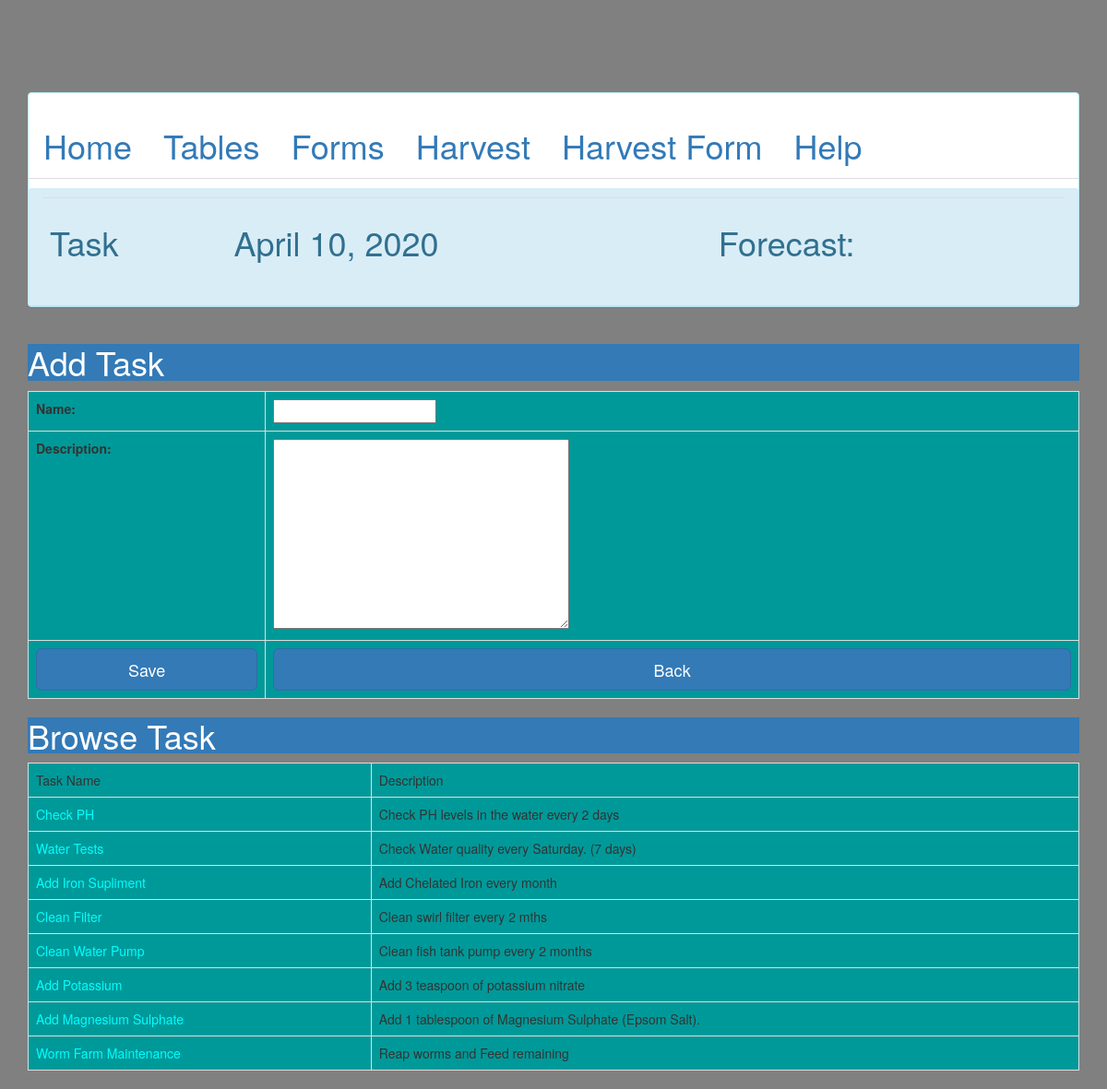
Screenshot of /aquaponics/tasks/ with the database file from the repository.
### aquaponics/models.py (models this page shows, shortened)
class tasks(models.Model):
	name = models.CharField(max_length=100)
	description = models.TextField(max_length=200)

### aquaponics/views.py (the view)
def task(request):
    work = tasks.objects.all()
    formtask = taskform(request.POST or None)
    if formtask.is_valid():
        instance = formtask.save(commit=False)
        instance.save()
        return HttpResponse("<br><br><center><h1>Task Entered</h1></center>")
    context={
        "work":work,
        "formtask":formtask,
        "icon":icon,
        "forecast":forecast,
        "today":today,
    }
    return render(request, "scheduletask.html", context)

### aquaponics/forms.py
class taskform(forms.ModelForm):
	class Meta:
		model = tasks
		fields = [
			"name",
			"description",
		]

### templates/scheduletask.html
{%extends "base1.html"%}
{% load staticfiles %}
{% load crispy_forms_tags %}
{%block title%}Task{%endblock%}
{%block 1%}
<div class = "d-inline p-2 bg-primary text-white">
<h1> Add Task</h1>
</div>
<table class="table table-bordered">
<tbody bgcolor="#009999">
<div class='row'>
<div class= 'col-sm-6 col-sm-offset-4'>
<form method='POST' action='' class = "col-sm-8">{% csrf_token %}
{{formtask.as_table}}
<tr>
<td>
<input type='submit' class="btn btn-primary btn-block btn-lg" value='Save' class="btn btn-primary"/>
</td>
<td>
<input type="button" class="btn btn-primary btn-block btn-lg" value="Back" onclick="javascript:history.go(-1);" class="btn btn-primary"/>
</td>
</tr>
</form>
</div>
</div>
</tbody>
</table>
<div class = "d-inline p-2 bg-primary text-white">
<h1>Browse Task</h1>
</div>
<table class="table table-bordered">
<tbody bgcolor="#009999">
<tr>
<td>Task Name</td>
<td>Description</td>
</tr>
{% for i in work %}
<tr>
<td>
<a href="{% url 'taskfrm' id=i.id%}", style="color: rgb(0,255,255)">{{i.name}}</a>
</td>
<td>
{{i.description}}
</td>
</tr>
{%endfor%}
</tbody>
</table>
{%endblock%}

### rows the page displays
tasks: name "Check PH", description "Check PH levels in the water every 2 days"
tasks: name "Water Tests", description "Check Water quality every Saturday. (7 days)"
tasks: name "Add Iron Supliment", description "Add Chelated Iron every month"
tasks: name "Clean Filter", description "Clean swirl filter every 2 mths"
tasks: name "Clean Water Pump", description "Clean fish tank pump every 2 months"
tasks: name "Add Potassium", description "Add 3 teaspoon of potassium nitrate"
tasks: name "Add Magnesium Sulphate", description "Add 1 tablespoon of Magnesium Sulphate (Epsom Salt)."
tasks: name "Worm Farm Maintenance", description "Reap worms and Feed remaining"

### other values shown
{{ today }} "April 10, 2020"
